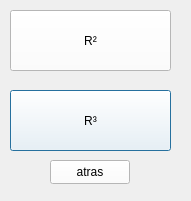
<?xml version="1.0" encoding="UTF-8"?>
<ui version="4.0">
 <class>resta_de_vectores_r2_r3</class>
 <widget class="QDialog" name="resta_de_vectores_r2_r3">
  <property name="geometry">
   <rect>
    <x>0</x>
    <y>0</y>
    <width>191</width>
    <height>201</height>
   </rect>
  </property>
  <property name="windowTitle">
   <string>Dialog</string>
  </property>
  <widget class="QPushButton" name="pushButton_2">
   <property name="geometry">
    <rect>
     <x>10</x>
     <y>90</y>
     <width>161</width>
     <height>61</height>
    </rect>
   </property>
   <property name="styleSheet">
    <string notr="true">background-color: rgb(255, 255, 255);</string>
   </property>
   <property name="text">
    <string>R³</string>
   </property>
  </widget>
  <widget class="QPushButton" name="pushButton">
   <property name="geometry">
    <rect>
     <x>10</x>
     <y>10</y>
     <width>161</width>
     <height>61</height>
    </rect>
   </property>
   <property name="styleSheet">
    <string notr="true">background-color: rgb(255, 255, 255);</string>
   </property>
   <property name="text">
    <string>R²</string>
   </property>
  </widget>
  <widget class="QPushButton" name="pushButton_3">
   <property name="geometry">
    <rect>
     <x>50</x>
     <y>160</y>
     <width>80</width>
     <height>24</height>
    </rect>
   </property>
   <property name="styleSheet">
    <string notr="true">background-color: rgb(255, 255, 255);</string>
   </property>
   <property name="text">
    <string>atras</string>
   </property>
  </widget>
 </widget>
 <resources/>
 <connections/>
</ui>
